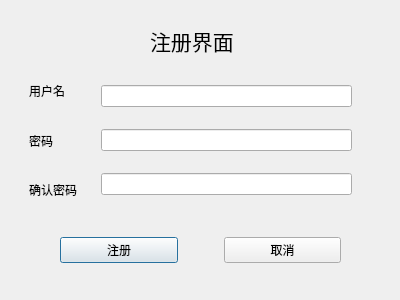
<?xml version="1.0" encoding="UTF-8"?>
<ui version="4.0">
 <class>page_logup</class>
 <widget class="QDialog" name="page_logup">
  <property name="geometry">
   <rect>
    <x>0</x>
    <y>0</y>
    <width>400</width>
    <height>300</height>
   </rect>
  </property>
  <property name="windowTitle">
   <string>Dialog</string>
  </property>
  <widget class="QLabel" name="label">
   <property name="geometry">
    <rect>
     <x>150</x>
     <y>10</y>
     <width>121</width>
     <height>61</height>
    </rect>
   </property>
   <property name="font">
    <font>
     <pointsize>16</pointsize>
    </font>
   </property>
   <property name="text">
    <string>注册界面</string>
   </property>
  </widget>
  <widget class="QWidget" name="widget_3" native="true">
   <property name="geometry">
    <rect>
     <x>20</x>
     <y>60</y>
     <width>341</width>
     <height>161</height>
    </rect>
   </property>
   <layout class="QHBoxLayout" name="horizontalLayout">
    <item>
     <widget class="QWidget" name="widget_2" native="true">
      <layout class="QVBoxLayout" name="verticalLayout_2">
       <item>
        <widget class="QLabel" name="label_uername">
         <property name="text">
          <string>用户名</string>
         </property>
        </widget>
       </item>
       <item>
        <widget class="QLabel" name="label_password">
         <property name="text">
          <string>密码</string>
         </property>
        </widget>
       </item>
       <item>
        <widget class="QLabel" name="label_ensure">
         <property name="text">
          <string>确认密码</string>
         </property>
        </widget>
       </item>
      </layout>
     </widget>
    </item>
    <item>
     <widget class="QWidget" name="widget" native="true">
      <layout class="QVBoxLayout" name="verticalLayout">
       <item>
        <widget class="QLineEdit" name="lineEdit_username"/>
       </item>
       <item>
        <widget class="QLineEdit" name="lineEdit_password"/>
       </item>
       <item>
        <widget class="QLineEdit" name="lineEdit_ensure"/>
       </item>
      </layout>
     </widget>
    </item>
   </layout>
  </widget>
  <widget class="QWidget" name="widget_4" native="true">
   <property name="geometry">
    <rect>
     <x>60</x>
     <y>220</y>
     <width>281</width>
     <height>61</height>
    </rect>
   </property>
   <layout class="QHBoxLayout" name="horizontalLayout_2">
    <item>
     <widget class="QPushButton" name="pushButton_logup">
      <property name="text">
       <string>注册</string>
      </property>
     </widget>
    </item>
    <item>
     <spacer name="horizontalSpacer">
      <property name="orientation">
       <enum>Qt::Horizontal</enum>
      </property>
      <property name="sizeType">
       <enum>QSizePolicy::Fixed</enum>
      </property>
      <property name="sizeHint" stdset="0">
       <size>
        <width>40</width>
        <height>20</height>
       </size>
      </property>
     </spacer>
    </item>
    <item>
     <widget class="QPushButton" name="pushButton_cancel">
      <property name="text">
       <string>取消</string>
      </property>
     </widget>
    </item>
   </layout>
  </widget>
 </widget>
 <resources/>
 <connections/>
</ui>
